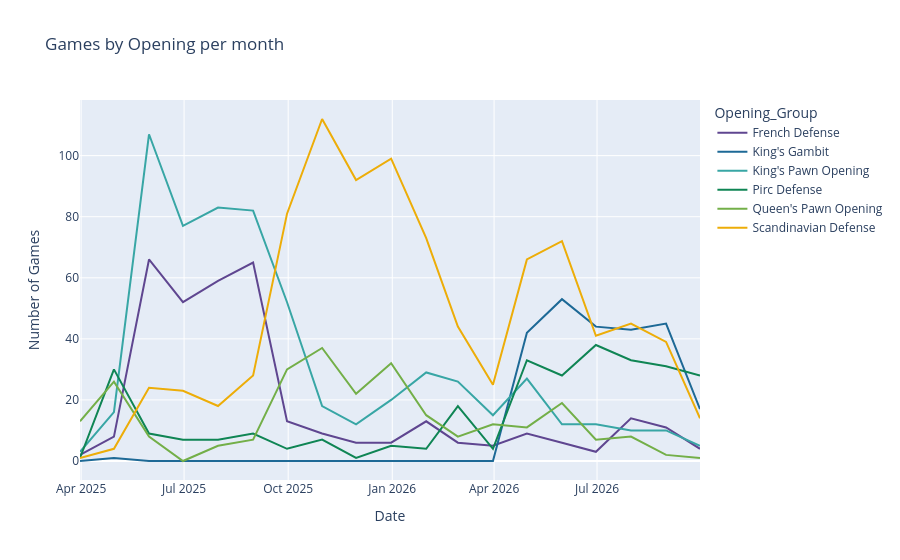

Notebook source saved alongside this figure:
### Code cell
fig = px.line(monthly, x=monthly.index , y=monthly.columns,
              title='Games by Opening per month',
              labels={"EndDate":"Date", "value":"Number of Games"},
              color_discrete_sequence = px.colors.qualitative.Prism
             )
fig.show()
